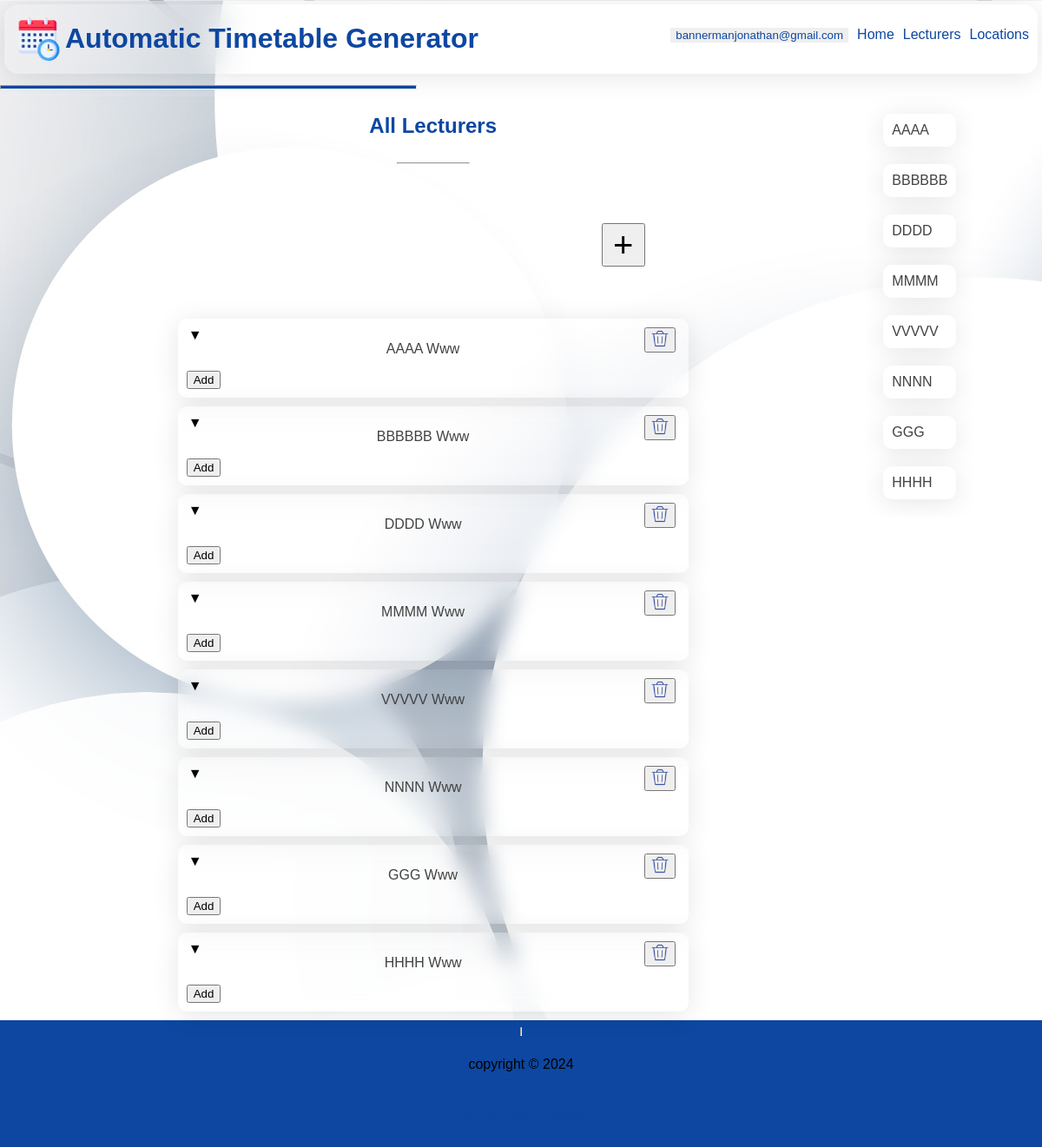
Screenshot of /bannermanjonathan@gmail.com/alllecturers with the database file from the repository.
### webversion/models.py (models this page shows, shortened)
class UserAccount(models.Model):
    email = models.EmailField(null=True, max_length=255)
    password = models.CharField(max_length=255, null=True)

class Department(models.Model):
    name = models.CharField(max_length=255, null=True)
    code = models.CharField(max_length=50, null=True)
    college_main = models.ForeignKey("College", on_delete=models.CASCADE, related_name="department_college", null=True)
    college = models.CharField(max_length=255, null=True)
    max_yg = models.PositiveSmallIntegerField(default=4, null=True)
    creator = models.ForeignKey(UserAccount, on_delete=models.CASCADE, related_name="department_creator", null=True)
    limited = models.BooleanField(null=True)

### webversion/views.py (the view)
# urls.py: path("<str:email>/alllecturers", views.allLecturers, name="alllecturers"),
def allLecturers(request, email):
    template = loader.get_template("alllecturers.html")
    creator_id = UserAccount.objects.get(email=email).id
    departments = Department.objects.filter(creator_id=creator_id)
    lecturers = Lecturer.objects.filter(creator_id=creator_id).order_by("other_names")
    context = {
        "lecturers":lecturers, "departments":departments, "email":email,
    }
    return HttpResponse(template.render(context, request))

### webversion/Templates/alllecturers.html (shortened to what this page needs)
{% extends 'main.html' %}
{% load static %}
{% block content %}
    <div class="alllecturers">
        <div class="all">
            <h2>all lecturers</h2>
            <hr width="10%">
            <div class="alllecturersgrid">
                <div class="addbtn">
                    <a href="/{{email}}/createDepartment/1/alllecturers">
                        <button type="button" id="adddept" title="Add a new Department">
                            &plus;
                        </button>
                    </a>
                </div>
                {% for dept in departments %}
                    <div class="lectdept">
                        <div class="deptdeep">
                            <span class="drpsymbol" onclick="dropDown2()">&#x25bc;</span>
                            <a href="/{{email}}/select/{{dept.college_main_id}}/{{dept.name}}/{{dept.max_yg}}">
                                <p>{{dept.name}} {{dept.college}}</p>
                            </a>
                            <form>
                                <button title="Delete Department" type="submit" id="deletedepartment" formmethod="post" formaction="{% url 'deletedepartment' email dept.id %}">
                                    <img src="{% static 'trash-can.png' %}" width="20px" height="20px" />
                                </button>
                            </form>
                        </div>
                        <a href="{% url 'createLecturer' email %}" target="_blank">
                            <button type="button" title="Add a new Lecturer for this department">Add</button>
                        </a>
                    </div>
                {% endfor %}
            </div>
        </div>
        <div class="rightnav">
            <div class="rightsubnav">
                {% for department in departments %}
                <div class="departments" id="dept{% cycle "1" "2" "3" "4" "5" "6" "7" "8" "9" "10" "11" "12" "13" "14" "15" "16" "17" "18" "19" "20" "21" "22" "23" %}">
                    <a href="/{{email}}/select/{{department.college_main_id}}/{{department.name}}/{{department.max_yg}}">
                        {{department.name}}
                    </a>
                </div>
            {% endfor %}
            </div>
        </div>
    </div>
{% endblock %}

### webversion/Templates/main.html (shortened to what this page needs)
{% load static %}
<!DOCTYPE html>
<html lang="en">
<head>
    <link rel="stylesheet" href="{% static 'style.css' %}">
</head>
<body id="main-body">
    <header id="header">
        <div class="subHead">
            <div class="logo">
                    <img src="{% static 'logo.png' %}" alt="logo" width="50px" height="50px"/>
                <h1>Automatic Timetable Generator</h1>
            </div>
            <nav class="TopNavBar">
                <ul>
                    {% if email %}
                    <li>
                        <button id="email1" type="button" onclick="uPanel()">
                            {{email}}
                        </button>
                    </li>
                    {% endif %}
                    <li>
                        <a href="/0">home</a>
                    </li>
                    {% if email %}
                    <li>
                        <a href="{% url 'alllecturers' email %}">lecturers</a>
                    </li>
                    <li>
                        <a href="{% url 'locations' email %}">locations</a>
                    </li>
                {% endif %}
            </nav>
        </div>
        <hr>
    </header>
    <div class="body">
    {% block content %}
    {% endblock %}
    </div>
    <footer>
        <hr style="float: right; background-color: #0d47a1; height: 10px;">
        <p>copyright &copy; 2024</p>
        <div class="BottomNavBar">
            <ul>
                <li>
                    <a href="/">home</a>
                </li>
                <li>
                    <a href="">team</a>
                </li>
                <li>
                    <a href="">about</a>
                </li>
            </ul>
        </div>
    </footer>
</body>
</html>

### webversion/static/style.css (style rules this page uses)
* { box-sizing: border-box; font-family: Arial; max-width: 100%; text-decoration: none; list-style: none; }
h1, h2, h3,h4 { color: #0d47a1; }
body { display: flex; flex-direction: column; margin: 0; background-image: url('circles.png'); background-attachment: fixed; background-repeat: no-repeat; }
header { margin: 0; max-width: 100%; background-color: rgba(255, 255, 255, 0.1) ; width: 100%; color: #0d47a1; position: sticky; top: 0px; right: 0px; left: 0px; z-index: 999999999; }
header hr { width: 40%; float: left; background-color: #0d47a1; height: 5px; }
header .subHead { display: flex; flex-direction: row; justify-content: space-between; opacity: 100%; margin: 5px; border-radius: 10px; background: rgba(255, 255, 255, 0.01); border-radius: 16px; box-shadow: 0 4px 30px rgba(0, 0, 0, 0.1); -webkit-backdrop-filter: blur(20px); backdrop-filter: blur(20px); }
header .subHead .logo { width: 60%; display: inline-flex; align-items: center; padding-left: 10px; }
header .subHead .logo img { margin: 5px; padding-right: 0; }
header .subHead .logo h1 { margin-left: 0; float: left; }
header .subHead .TopNavBar ul { display: flex; flex-direction: row; align-items: center; padding: 5px; }
header .subHead .TopNavBar ul li { padding: 5px; }
#email1 { text-transform: lowercase; border: none; color: #0d47a1; }
.body { margin-top: 0px; min-height: 90vh; text-transform: capitalize; }
footer { display: flex; flex-direction: column; align-items: center; background: #0d47a1; }
footer .BottomNavBar ul { display: flex; flex-direction: row; padding: 5px; }
footer .BottomNavBar ul li { padding: 5px; }
header ul a, footer ul a { text-transform: capitalize; color: #0d47a1; }
.rightnav .rightsubnav { overflow-y: scroll; scrollbar-width: none; }
.rightnav .departments a { color: #424242; }
.departments { margin: 20px; padding: 10px; background-color: #ffff; border-radius: 16px; box-shadow: 0 4px 30px rgba(0, 0, 0, 0.1); backdrop-filter: blur(11.6px); -webkit-backdrop-filter: blur(11.6px); border-radius: 10px; }
.departments a { color: #424242; }
.alllecturers { display: flex; flex-direction: row; justify-content: space-evenly; }
.alllecturersgrid { display: flex; flex-direction: column; width: 70%; justify-content: space-between; margin: auto; gap: 10px; margin-top: 10px; margin-bottom: 10px; }
.alllecturersgrid .lectdept { background: rgba(0, 12, 255, 0); border-radius: 16px; box-shadow: 0 4px 30px rgba(0, 0, 0, 0.1); backdrop-filter: blur(11.6px); -webkit-backdrop-filter: blur(11.6px); border-radius: 10px; padding: 10px; }
.lectdept .deptdeep { display: flex; flex-direction: row; justify-content: space-between; padding-left: 2px; padding-right: 5px; }
.alllecturersgrid a { color: #424242; }
.addbtn { padding: 50px; }
.addbtn #adddept { position: sticky; width: 50px; height: 50px; font-size: 30pt; float: right; }
.all { display: flex; flex-direction: column; width: 70%; }
.all h2 { text-align: center; }

### rows the page displays
UserAccount: email "bannermanjonathan@gmail.com"
Department: name "AAAA", college "Www"
Department: name "BBBBBB", college "Www"
Department: name "DDDD", college "Www"
Department: name "MMMM", college "Www"
Department: name "VVVVV", college "Www"
Department: name "NNNN", college "Www"
Department: name "GGG", college "Www"
Department: name "HHHH", college "Www"
